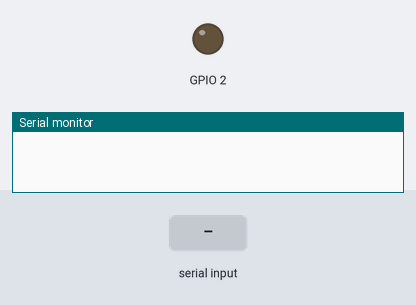
Simulated run of this sketch. Board: ESP32. Shown: output pins drawn as LEDs (lit = HIGH), the last lines printed to the serial monitor. The test bench sets the inputs (shaded band).

Above: at 1.2 s.
1.3 s: "ON" received over the second serial link
At 3.5 s:
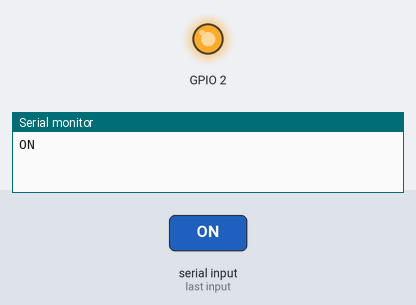
3.8 s: "OFF" received over the second serial link
At 5.4 s:
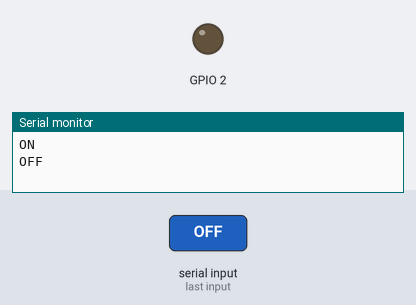
Timing chart, 0 to 6.9 s (numbered marks = the images above; inputs shaded):
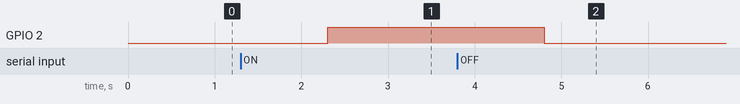

Measured:
- after the input at 1.3 s, GPIO 2: LOW → HIGH after 1.0 s
- after the input at 3.8 s, GPIO 2: HIGH → LOW after 1.0 s

The sketch:

unowith8266.ino
```cpp
#include <SoftwareSerial.h>

SoftwareSerial ESP(10, 11,true); // TX, RX

void setup()
{
    Serial.begin(9600);

    ESP.begin(115200);
    pinMode(2,OUTPUT);

}
void loop(){
     while (Serial.available())
    {
        String msg = Serial.readString();

            ESP.println(msg);

    }
     while (ESP.available())
    {
        String msg =ESP.readString();
            if(msg=="ON"){
                digitalWrite(2,HIGH);
            }
            if(msg=="OFF"){
                digitalWrite(2,LOW);
            }
            Serial.println(msg);

    }
}
```
